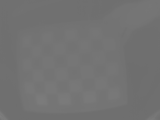
#> input picture snapshots/save_1702963133.tiff, 160 x 120 px; its folder holds only this picture in this run
$ jupyter execute --allow-errors calib.ipynb
#> lines starting #> are read from the running program, lines starting #| are printed output that depends on the picture
### LeptonUtils.py
import numpy as np
import cv2


# Temp. Conversion Helpers
f2c = lambda f: 5/9*(f-32)
c2f = lambda c: 9/5*c + 32


# Radiometry Conversion Helpers (temp units = C)
temp2raw = lambda t: round(100*t)+27315
raw2temp = lambda r: (r-27315)/100


# Dewarps Lepton Images
class LeptonDewarp:
    camera_matrix = np.array([
        [104.65403680863373, 0.0, 79.12313258957062],
        [0.0, 104.48251047202757, 55.689070170705634],
        [0.0, 0.0, 1.0]
    ])

    distortion_coeffs = np.array([
        -0.397583085816071270,
        +0.180686417456711930,
        +0.004626461618389028,
        +0.004197358204037882,
        -0.033813994995914630
    ])

    new_cam_matrix = np.array([
        [66.54581451416016, 0.0, 81.92717558174809],
        [0.0, 64.58526611328125, 56.23740168870427],
        [0.0, 0.0, 1.0]
    ])

    def dewarp(self, img, crop=True):
        out = cv2.undistort(
            src=img,
            cameraMatrix=self.camera_matrix,
            distCoeffs=self.distortion_coeffs,
            newCameraMatrix=self.new_cam_matrix
        )

        if crop:
            row, col = out.shape[0:2]
            return out[16:row-16, 12:col-12]
        else: return out

        # undistorted_img = cv2.undistort(img, self.camera_matrix, self.distortion_coeff)


# Takes a .tiff file and returns sequential frames similar to cv2.VideoCapture
class Raw16Video:
    # Load .tiff file. Lepton doesn't chunk files
    def __init__(self, filename):
#> further down, img is the input picture: shape (120, 160) uint16; min 28304, max 32286, mean 29382.2
        ret, self.frames = cv2.imreadmulti(
            filename=filename,
            flags=cv2.IMREAD_UNCHANGED
        )
        assert ret, "Failed to read .tiff file"
        self.frames = iter(self.frames)

    # Try to return the next frame
    # Otherwise return False
    def read(self):
        try: return True, next(self.frames)
        except StopIteration: return False, None


# Limit pixel values to a given 16-bit range
# Convert 16-bit values to 8-bit
def clip_norm(img, min_val=None, max_val=None):
    if min_val == None: min_val = int(min(img.flatten()))
#> min_val = 28304
    if max_val == None: max_val = int(max(img.flatten()))
#> max_val = 32286

    # Clip image
    img = np.clip(img.flatten(), min_val, max_val).reshape(img.shape)

    # Map 16-bit to 8-bit
    # Surely there's a function for this
    img = cv2.multiply(cv2.subtract(img, min_val), 255/(max_val-min_val+0.001))
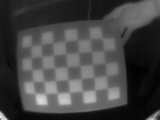
#> img: shape (120, 160) uint16; min 0, max 255, mean 69.1
    return img.astype('uint8')


# Histogram Equalization
# clipped = True --> ignore first and last bins
# [12 lines left out: function hist_equalize, not called in this run]

### calib.ipynb
[cell 1]
from LeptonUtils import *
import time
import cv2
import os

#> (a cell that did not finish here is left out)

[cell 3]
# Go through photos
dir_contents = os.listdir("./snapshots/")
tiff_files = [f for f in dir_contents if os.path.splitext(f)[-1] == '.tiff']

cv2.namedWindow("frame", cv2.WINDOW_NORMAL)
for i, f in enumerate(tiff_files):
    print(f)
    img = cv2.imread(os.path.join("./snapshots/", f), cv2.IMREAD_UNCHANGED)
    img = clip_norm(img)
    dw = LeptonDewarp()
    img = dw.dewarp(img, False)
#> in dewarp, `out = cv2.undistort( src=img, cameraMatrix=self.camera_matrix, distCoe..`:
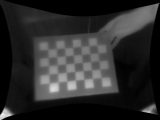
#> out: shape (120, 160); min 0, max 244, mean 44

    cv2.imshow("frame", img)
    cv2.waitKey(-1)

cv2.destroyAllWindows()

[cell 4]
# Load photo
pic = cv2.imread("./snapshots/save_1702963220.tiff", cv2.IMREAD_UNCHANGED)
#> (the rest of this cell did not finish here and is left out)

#> (a cell that did not finish here is left out)

[cell 6]
# Show image
cv2.namedWindow("frame", cv2.WINDOW_NORMAL)
#> (the rest of this cell did not finish here and is left out)

#> (a cell that did not finish here is left out)

$ run again, on snapshots/save_1702963199.tiff
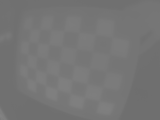
#> input picture snapshots/save_1702963199.tiff, 160 x 120 px
#> img is the input picture: shape (120, 160) uint16; min 28373, max 33448, mean 30147.2
#> min_val = 28373
#> max_val = 33448
#> in clip_norm, `img = cv2.multiply(cv2.subtract(img, min_val), 255/(max_val-min_val+0...`:
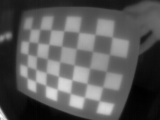
#> img: shape (120, 160) uint16; min 0, max 255, mean 89.2
#> in dewarp, `out = cv2.undistort( src=img, cameraMatrix=self.camera_matrix, distCoe..`:
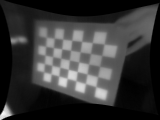
#> out: shape (120, 160); min 0, max 253, mean 55

$ run again, on snapshots/save_1702963228.tiff
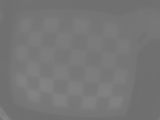
#> input picture snapshots/save_1702963228.tiff, 160 x 120 px
#> img is the input picture: shape (120, 160) uint16; min 28471, max 34071, mean 30440.3
#> min_val = 28471
#> max_val = 34071
#> in clip_norm, `img = cv2.multiply(cv2.subtract(img, min_val), 255/(max_val-min_val+0...`:
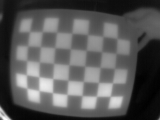
#> img: shape (120, 160) uint16; min 0, max 255, mean 89.7
#> in dewarp, `out = cv2.undistort( src=img, cameraMatrix=self.camera_matrix, distCoe..`:
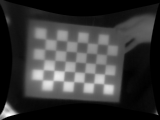
#> out: shape (120, 160); min 0, max 252, mean 56.1

$ run again, on snapshots/save_1702963153.tiff
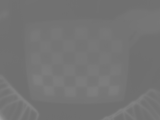
#> input picture snapshots/save_1702963153.tiff, 160 x 120 px
#> img is the input picture: shape (120, 160) uint16; min 28520, max 39250, mean 29841.2
#> min_val = 28520
#> max_val = 39250
#> in clip_norm, `img = cv2.multiply(cv2.subtract(img, min_val), 255/(max_val-min_val+0...`:
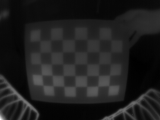
#> img: shape (120, 160) uint16; min 0, max 255, mean 31.4
#> in dewarp, `out = cv2.undistort( src=img, cameraMatrix=self.camera_matrix, distCoe..`:
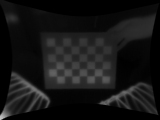
#> out: shape (120, 160); min 0, max 194, mean 21.1
